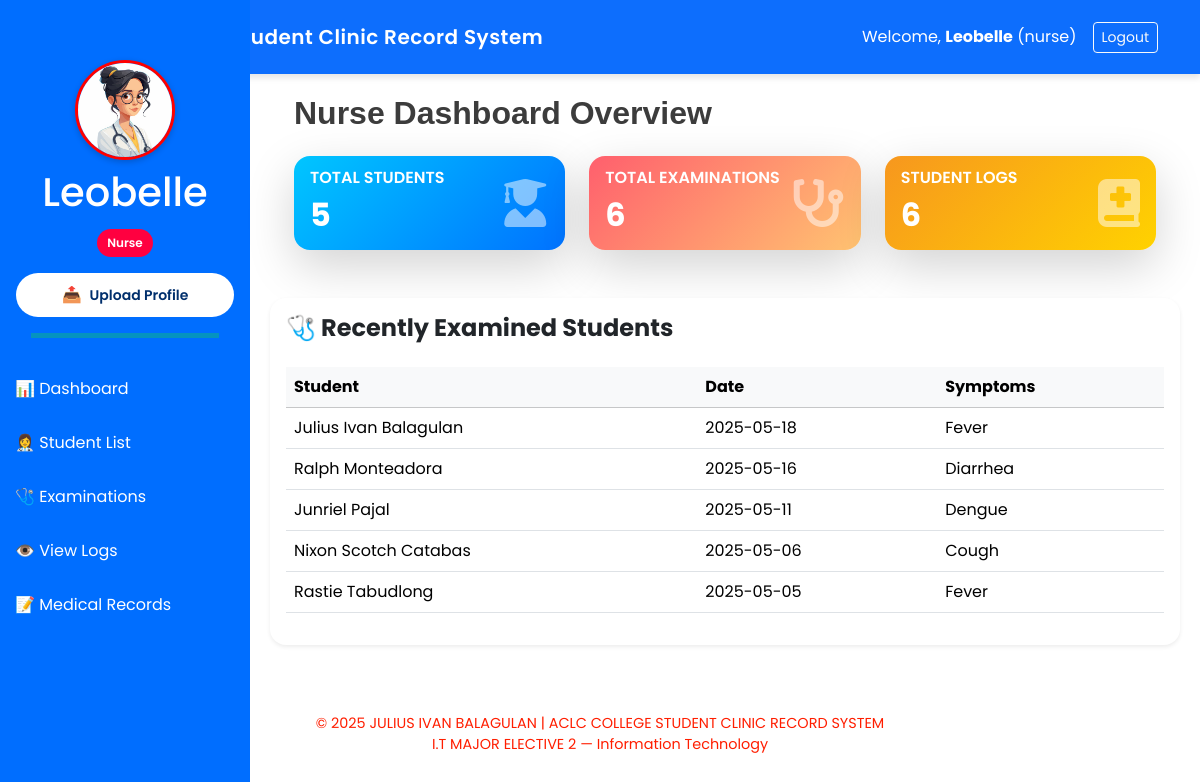
/nurse/dashboard (signed in), run on the app's committed database.
### app.py (models this page shows)
class User(db.Model):
    id: Mapped[int] = mapped_column(primary_key=True, autoincrement=True, unique=True)
    username: Mapped[str]
    password: Mapped[str]
    role: Mapped[str]
    profile_photo: Mapped[str]

class StudentExamine(db.Model):
    id: Mapped[int] = mapped_column(primary_key=True, autoincrement=True, unique=True)
    student_id: Mapped[int] = mapped_column(ForeignKey("student_info.id"), nullable=False)
    doctor_id: Mapped[int] = mapped_column(ForeignKey("doctor.id"), nullable=True)
    nurse_id: Mapped[int] = mapped_column(ForeignKey("nurse.id"), nullable=False)
    examine_date: Mapped[str]
    symptoms: Mapped[str]
    student = Relationship("StudentInfo", back_populates="examinations")
    doctor = Relationship("Doctor", back_populates="examinations")
    nurse = Relationship("Nurse", back_populates="examinations")
    diagnosis = Relationship("Diagnosis", back_populates="examine", uselist=False, cascade="all, delete-orphan")
    medical_record = Relationship("StudentMedicalRecord", back_populates="examination", uselist=False, cascade="all, delete-orphan")

class StudentInfo(db.Model):
    id: Mapped[int] = mapped_column(primary_key=True, autoincrement=True, unique=True)
    first_name: Mapped[str]
    last_name: Mapped[str]
    gender: Mapped[str]
    bod: Mapped[str]
    contact_info: Mapped[str]
    examinations = Relationship("StudentExamine", back_populates="student", cascade="all, delete-orphan")
    medical_records = Relationship("StudentMedicalRecord", back_populates="student", cascade="all, delete-orphan")
    logs = Relationship("StudentLog", back_populates="student", cascade="all, delete-orphan")

### app.py (the view)
@app.route('/nurse/dashboard')
def nurse_dashboard():
    if session.get('role') != 'nurse':
        flash('Unauthorized access.', 'danger')
        return redirect(url_for('login'))
    student_count = StudentInfo.query.count()
    examine_count = StudentExamine.query.count()
    log_count = StudentLog.query.count()
    recent_examinations = StudentExamine.query.order_by(StudentExamine.examine_date.desc()).limit(5).all()
    users = {u.username: u for u in User.query.all()}
    user = User.query.filter_by(username=session['username']).first()
    return render_template('User/dashboard_nurse.html',
                           username=session.get('username'),
                           student_count=student_count,
                           examine_count=examine_count,
                           log_count=log_count,
                           recent_examinations=recent_examinations,
                           users=users,
                           user=user)

### app.py (called while the page is built)
@app.context_processor
def inject_user():
    if 'username' in session:
        user = User.query.filter_by(username=session['username']).first()
        return dict(user=user)
    return dict(user=None)

### templates/User/dashboard_nurse.html (shortened to what this page needs)
{% extends "Base/base.html" %}
{% block content %}
<link href="https://cdnjs.cloudflare.com/ajax/libs/font-awesome/6.0.0-beta3/css/all.min.css" rel="stylesheet">
<link rel="stylesheet" href="{{ url_for('static', filename='admin.css') }}">
<div id="main-content">
  <div class="container-fluid px-4">
    <h2 class="mb-4 fw-bold" style="font-family: 'BrickSans', sans-serif; color: #3c3c3c;">
      Nurse Dashboard Overview
    </h2>
    <div class="row g-4">
      <div class="col-md-4 dashboard-card">
        <div class="card border-0 shadow-lg rounded-4 text-white" style="background: linear-gradient(135deg, #00c6ff 0%, #0072ff 100%);">
          <div class="card-body d-flex align-items-center justify-content-between">
            <div>
              <h6 class="card-subtitle mb-2 text-uppercase fw-semibold">Total Students</h6>
              <h2 class="fw-bold mb-0">{{ student_count }}</h2>
            </div>
            <div>
              <i class="fas fa-user-graduate fa-3x opacity-50"></i>
            </div>
          </div>
        </div>
      </div>
      <div class="col-md-4 dashboard-card">
        <div class="card border-0 shadow-lg rounded-4 text-white" style="background: linear-gradient(135deg, #ff5f6d 0%, #ffc371 100%);">
          <div class="card-body d-flex align-items-center justify-content-between">
            <div>
              <h6 class="card-subtitle mb-2 text-uppercase fw-semibold">Total Examinations</h6>
              <h2 class="fw-bold mb-0">{{ examine_count }}</h2>
            </div>
            <div>
              <i class="fas fa-stethoscope fa-3x opacity-50"></i>
            </div>
          </div>
        </div>
      </div>
      <div class="col-md-4 dashboard-card">
        <div class="card border-0 shadow-lg rounded-4 text-white" style="background: linear-gradient(135deg, #f7971e 0%, #ffd200 100%);">
          <div class="card-body d-flex align-items-center justify-content-between">
            <div>
              <h6 class="card-subtitle mb-2 text-uppercase fw-semibold">Student Logs</h6>
              <h2 class="fw-bold mb-0">{{ log_count }}</h2>
            </div>
            <div>
              <i class="fas fa-book-medical fa-3x opacity-50"></i>
            </div>
          </div>
        </div>
      </div>
    </div>
  </div>
</div>
<div class="card mt-5 border-0 shadow-sm rounded-4 recent-visits-table">
    <div class="card-body">
      <h4 class="card-title fw-bold mb-4">🩺 Recently Examined Students</h4>
      <div class="table-responsive">
        <table class="table align-middle">
          <thead class="table-light">
            <tr>
              <th>Student</th>
              <th>Date</th>
              <th>Symptoms</th>
            </tr>
          </thead>
          <tbody>
            {% for exam in recent_examinations %}
            <tr>
              <td>{{ exam.student.first_name }} {{ exam.student.last_name }}</td>
              <td>{{ exam.examine_date }}</td>
              <td>{{ exam.symptoms }}</td>
            </tr>
            {% endfor %}
          </tbody>
        </table>
      </div>
    </div>
  </div>
{% endblock %}

### templates/Base/base.html (shortened to what this page needs)
<!DOCTYPE html>
<html lang="en">
<head>
    <link rel="stylesheet" href="{{ url_for('static', filename='base.css') }}">
    {{ bootstrap.load_css() }}
</head>
<body>
    <nav class="navbar navbar-expand-lg navbar-dark bg-primary py-3">
        <div class="container">
            <a class="navbar-brand d-flex align-items-center gap-2 fw-semibold text-white" href="#">
                <span style="letter-spacing: 0.5px;"> ACLC College Student Clinic Record System</span>
            </a>
            {% if session.get('username') %}
            <div class="d-flex align-items-center text-white">
                <span class="me-3">Welcome, <strong>{{ session['username'] }}</strong> ({{ session['role'] }})</span>
                <a href="{{ url_for('logout') }}" class="btn btn-outline-light btn-sm">Logout</a>
            </div>
            {% endif %}
        </div>
    </nav>
   {% if session.get('username') %}
   <div class="sidebar">
       <div class="text-center mb-4">
           <div class="profile-pic-container">
            {% if user and user.profile_photo %}
            <img src="{{ url_for('static', filename='uploads/' ~ user.profile_photo) }}" class="rounded-circle" width="100" height="100" alt="Profile">
           {% else %}
            <img src="{{ url_for('static', filename='default.png') }}" class="rounded-circle" width="100" height="100" alt="Default Profile">
           {% endif %}
           </div>
           <h1 class="mt-2">{{ session['username'] }}</h1>
           <p class="badge-role">{{ session['role'] | capitalize }}</p>
           <form action="{{ url_for('upload_profile') }}" method="POST" enctype="multipart/form-data" class="d-grid gap-2 px-3">
            <button type="button" class="upload-btn" onclick="toggleFileInput()"> <span class="icon">📤</span> Upload Profile</button>
          </form>
           <hr class="sidebar-divider">
       </div>
       {% if session['role'] == 'admin' %}
           <a href="{{ url_for('admin_dashboard') }}">📊 Dashboard</a>
           <a href="{{ url_for('register_user') }}">📝 Register User</a>
           <a href="{{ url_for('view_users') }}">👥 View All Users</a>
           <a href="{{ url_for('admin_students') }}">🎓 View Students Info</a>
           <a href="{{ url_for('nurse_profile') }}">👩‍⚕️ Nurse Profile</a>
           <a href="{{ url_for('view_doctors') }}">👨‍⚕️ Doctor Profile</a>
           <a href="{{ url_for('view_logs') }}">👁️ View Logs</a>
       {% elif session['role'] == 'nurse' %}
           <a href="{{ url_for('nurse_dashboard') }}">📊 Dashboard</a>
           <a href="{{ url_for('nurse_view_students') }}">👩‍⚕️ Student List</a>
           <a href="{{ url_for('nurse_view_examinations') }}">🩺 Examinations</a>
           <a href="{{ url_for('nurse_view_logs') }}">👁️ View Logs</a>
           <a href="{{ url_for('view_student_medical_records') }}">📝 Medical Records</a>
       {% elif session['role'] == 'doctor' %}
           <a href="{{ url_for('doctor_dashboard') }}">📊 Dashboard</a>
           <a href="{{ url_for('doctor_examinations') }}">🩺 Examinations</a>
           <a href="{{ url_for('view_all_diagnoses') }}">👁️ View Diagnoses</a>
       {% endif %}
   </div>
   {% endif %}
    <main class="content">
        {% block content %}{% endblock %}
    </main>
  <footer class="text-center mt-5 mb-3">
    <p>&copy; {{ 2025 }} JULIUS IVAN BALAGULAN | ACLC COLLEGE STUDENT CLINIC RECORD SYSTEM <br>
    I.T MAJOR ELECTIVE 2 — Information Technology</p>
  </footer>
</body>
</html>

### static/base.css (style rules this page uses)
body { font-family: 'Poppins', sans-serif; background-color: #f2f6fc; }
.navbar { box-shadow: 0 4px 6px rgba(0, 0, 0, 0.1); }
.card { border-radius: 1rem; }
footer { font-size: 0.9rem; color: #ff1e00; }
.sidebar { height: 100vh; position: fixed; top: 0; left: 0; width: 250px; background-color: #006eff; color: white; padding-top: 60px; }
.sidebar a { color: white; display: block; padding: 15px; text-decoration: none; }
.content { margin-left: 250px; padding: 20px; }
.sidebar-divider { border-top: 5px solid rgb(21, 255, 0); width: 75%; margin: 1rem auto; }
.upload-btn { background-color: #ffffff; color: #002f6c; border: none; padding: 10px 15px; font-weight: 600; font-size: 14px; border-radius: 30px; display: flex; align-items: center; justify-content: center; gap: 8px; cursor: pointer; width: 100%; transition: background-color 0.3s ease, color 0.3s ease; }
.upload-btn .icon { font-size: 16px; }
.badge-role { display: inline-block; background-color: #ff0040; color: #fff; font-size: 12px; font-weight: 600; padding: 5px 10px; border-radius: 20px; margin-top: 5px; text-transform: capitalize; }

### static/admin.css (style rules this page uses)
body { font-family: 'Poppins', sans-serif; }
.dashboard-card { opacity: 0; transform: translateY(20px); animation: fadeSlideUp 0.8s ease forwards; }
.recent-visits-table { opacity: 0; transform: translateY(20px); animation: fadeSlideUp 1s ease forwards; }
.dashboard-card:nth-child(1) { animation-delay: 0.1s; }
.dashboard-card:nth-child(2) { animation-delay: 0.3s; }
.dashboard-card:nth-child(3) { animation-delay: 0.5s; }
.sidebar .profile-pic-container img { border: 3px solid #ff0000; box-shadow: 0 2px 6px rgba(0,0,0,0.2); }

### data on the page
User: username "Leobelle", role "nurse", profile_photo (picture), role "Nurse"
StudentExamine: student.first_name "Julius Ivan", student.last_name "Balagulan", examine_date "2025-05-18", symptoms "Fever"
StudentExamine: student.first_name "Ralph", student.last_name "Monteadora", examine_date "2025-05-16", symptoms "Diarrhea"
StudentExamine: student.first_name "Junriel", student.last_name "Pajal", examine_date "2025-05-11", symptoms "Dengue"
StudentExamine: student.first_name "Nixon Scotch", student.last_name "Catabas", examine_date "2025-05-06", symptoms "Cough"
StudentExamine: student.first_name "Rastie", student.last_name "Tabudlong", examine_date "2025-05-05", symptoms "Fever"

### other printed values
{{ student_count }} "5"
{{ examine_count }} "6"
{{ log_count }} "6"
{{ 2025 }} "2025"
